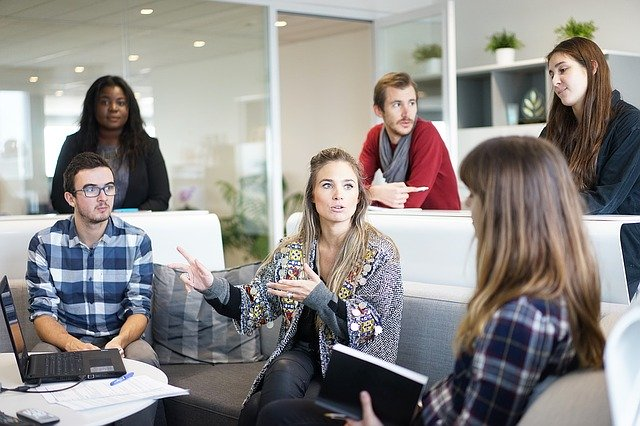
#> input picture opencv/study/PythonCode/images/img_6_6.jpg, 640 x 426 px
$ python c3_HOG_LBP_Detector.py
#> lines starting #> are read from the running program, lines starting #| are printed output that depends on the picture
### opencv/study/PythonCode/imgRead.py
import cv2

# 영상을 불러오기
def imgRead(imgPath, imgReadType, imgResWidth, imgResHeight):
#> called with imgPath = './images/img_6_6.jpg', imgReadType = 0, imgResWidth = 320, imgResHeight = 240
    img = cv2.imread(imgPath, imgReadType)
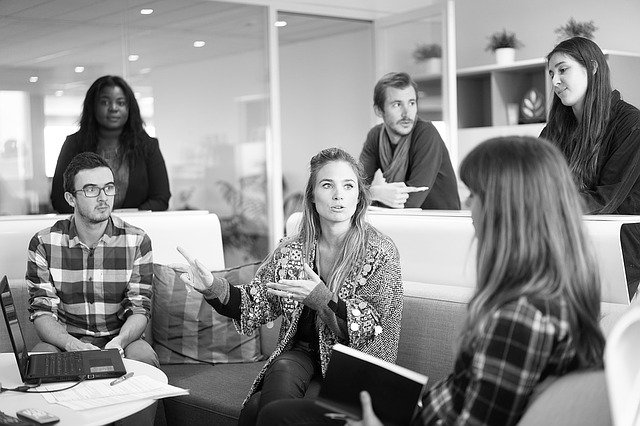
#> img: shape (426, 640); min 0, max 255, mean 139.9
    if imgResHeight != 0 | imgResWidth != 0:
        img = cv2.resize(img, (imgResWidth, imgResHeight))
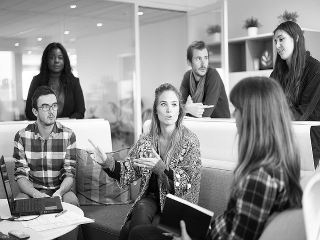
#> img: shape (240, 320); min 0, max 255, mean 139.8
    return img

### opencv/study/PythonCode/c3_HOG_LBP_Detector.py
# HOG, LBP 기반 사람, 얼굴 검출 예제 (c3_HOG_LBP_Detection.py)

# 관련 라이브러리 선언
import cv2
from imgRead import imgRead
from createFolder import createFolder

# 영상 읽기
img1 = imgRead("./images/img_6_6.jpg", cv2.IMREAD_GRAYSCALE, 320, 240)
img2 = imgRead("./images/img50.jpg", cv2.IMREAD_GRAYSCALE, 320, 240)
#> call 2 of imgRead, with imgPath = './images/img50.jpg', imgReadType = 0, imgResWidth = 320, imgResHeight = 240
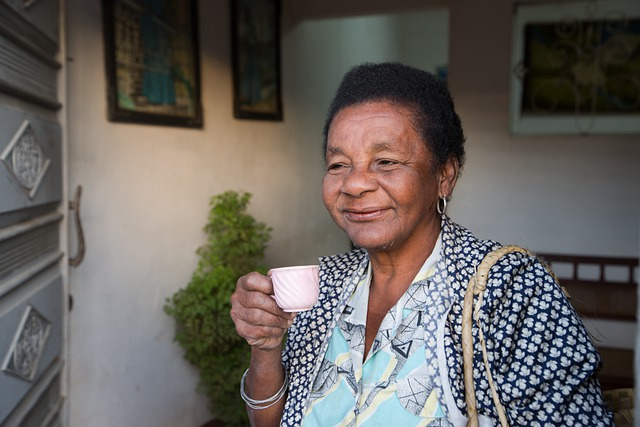
#> input picture opencv/study/PythonCode/images/img50.jpg, 640 x 427 px
#> in imgRead (call 2), `img = cv2.imread(imgPath, imgReadType)`:
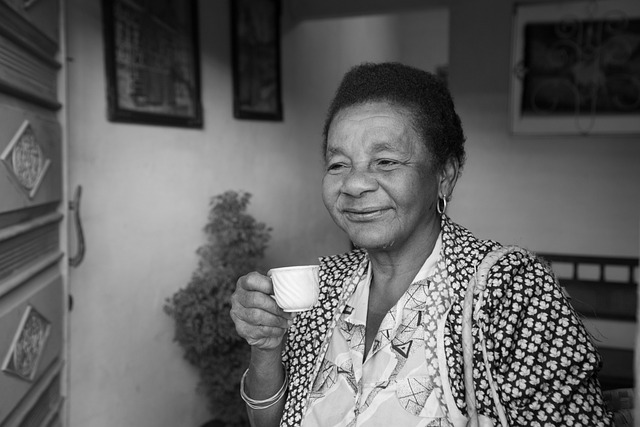
#> img: shape (427, 640); min 0, max 255, mean 98.8
#> in imgRead (call 2), `img = cv2.resize(img, (imgResWidth, imgResHeight))`:
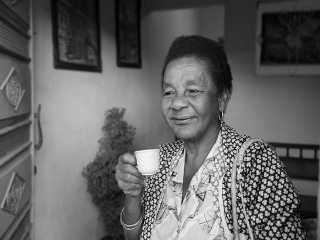
#> img: shape (240, 320); min 1, max 252, mean 98.7

# HOG 기반 사람검지
hog = cv2.HOGDescriptor()
hog.setSVMDetector(cv2.HOGDescriptor_getDefaultPeopleDetector())
(hog_peoples, weights) = hog.detectMultiScale(img1, winStride=(8,8), padding=(32,32), scale=1.05)
#> hog_peoples = [[249, 0, 71, 139]]; weights = [1.18]

# LBP 기반 얼굴검지
#> (the run stopped early here; a loop or call above may not have finished)
